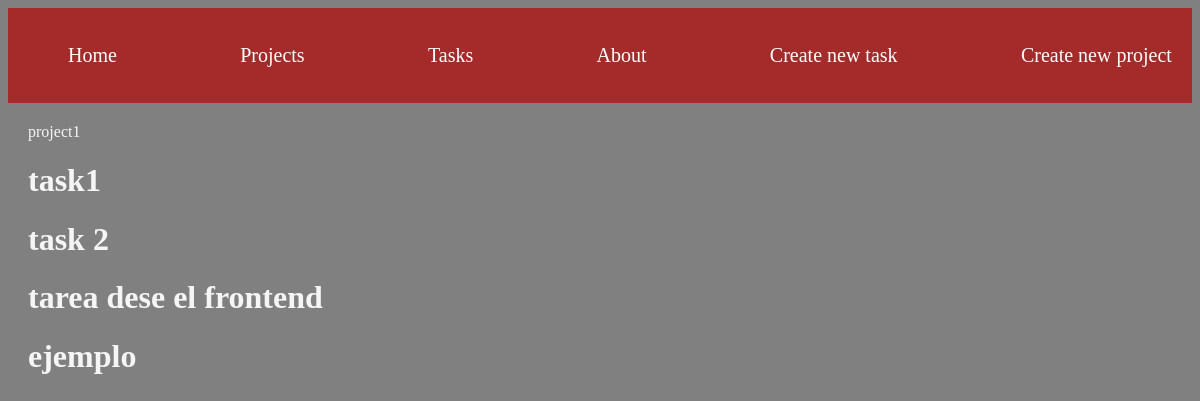
/projects/1, run on the app's committed database.
### primeraApp/models.py (models this page shows, shortened)
class Project(models.Model):
    name = models.CharField(max_length=100)
    def __str__(self):
        return self.name

class Task(models.Model):
    title = models.CharField(max_length=100)
    description = models.TextField(max_length=100)
    project = models.ForeignKey(Project, on_delete=models.CASCADE)
    done = models.BooleanField(default = False)

### primeraApp/views.py (the view)
# urls.py: path('projects/<int:id>', views.project_detail, name="project_detail"),
def project_detail(request, id):
    projectName = Project.objects.get(id=id)
    tasksName = Task.objects.filter(project_id=id)
    return render(request, 'detail.html', {
        'projectName': projectName,
        'tasksName': tasksName
    })

### primeraApp/templates/detail.html (shortened to what this page needs)
<!DOCTYPE html>
<html lang="en">
<head>
</head>
<body>
    {% extends "layouts/base.html" %}
    {% block content %}
        {{ projectName }}
        {% for task in tasksName %}
        <div>
            <h1>{{ task.title }}</h1>
        </div>
        {% endfor %}
    {% endblock %}

### primeraApp/static/styles/main.css (style rules this page uses)
body { background-color: gray; color: whitesmoke; }

### data on the page
Project: name "project1"
Task: title "task1"
Task: title "task 2"
Task: title "tarea dese el frontend"
Task: title "ejemplo"
